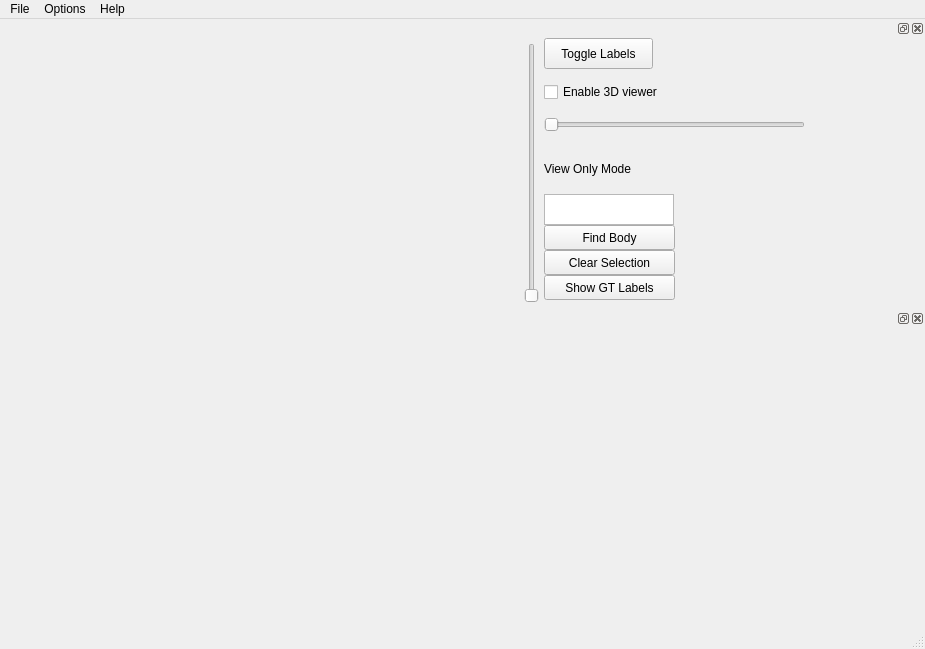
<?xml version="1.0" encoding="UTF-8"?>
<ui version="4.0">
 <class>MainWindow</class>
 <widget class="QMainWindow" name="MainWindow">
  <property name="geometry">
   <rect>
    <x>0</x>
    <y>0</y>
    <width>925</width>
    <height>649</height>
   </rect>
  </property>
  <property name="windowTitle">
   <string>NeuroProof Stack Viewer</string>
  </property>
  <widget class="QWidget" name="centralWidget">
   <layout class="QGridLayout" name="gridLayout_3">
    <item row="0" column="1">
     <widget class="QWidget" name="planeView" native="true"/>
    </item>
   </layout>
  </widget>
  <widget class="QMenuBar" name="menubar">
   <property name="geometry">
    <rect>
     <x>0</x>
     <y>0</y>
     <width>925</width>
     <height>29</height>
    </rect>
   </property>
   <widget class="QMenu" name="menuFile">
    <property name="title">
     <string>File</string>
    </property>
    <addaction name="actionNewProject"/>
    <addaction name="actionOpenProject"/>
    <addaction name="actionSaveProject"/>
    <addaction name="actionSaveAsProject"/>
    <addaction name="actionAddGT"/>
    <addaction name="actionQuit"/>
   </widget>
   <widget class="QMenu" name="menuOptions">
    <property name="title">
     <string>Options</string>
    </property>
    <widget class="QMenu" name="menuMode">
     <property name="enabled">
      <bool>false</bool>
     </property>
     <property name="title">
      <string>Mode</string>
     </property>
     <addaction name="separator"/>
     <addaction name="actionViewOnly"/>
     <addaction name="actionTraining"/>
    </widget>
    <widget class="QMenu" name="menuView">
     <property name="title">
      <string>View</string>
     </property>
     <addaction name="viewBodyPanel"/>
     <addaction name="viewToolPanel"/>
    </widget>
    <addaction name="menuMode"/>
    <addaction name="actionShortcuts"/>
    <addaction name="menuView"/>
   </widget>
   <widget class="QMenu" name="menuHelp">
    <property name="title">
     <string>Help</string>
    </property>
    <addaction name="actionAbout"/>
    <addaction name="actionHelp"/>
   </widget>
   <addaction name="menuFile"/>
   <addaction name="menuOptions"/>
   <addaction name="menuHelp"/>
  </widget>
  <widget class="QStatusBar" name="statusbar"/>
  <widget class="QDockWidget" name="dockWidget2">
   <property name="enabled">
    <bool>true</bool>
   </property>
   <property name="minimumSize">
    <size>
     <width>406</width>
     <height>290</height>
    </size>
   </property>
   <property name="maximumSize">
    <size>
     <width>406</width>
     <height>290</height>
    </size>
   </property>
   <property name="features">
    <set>QDockWidget::AllDockWidgetFeatures</set>
   </property>
   <property name="allowedAreas">
    <set>Qt::AllDockWidgetAreas</set>
   </property>
   <attribute name="dockWidgetArea">
    <number>2</number>
   </attribute>
   <widget class="QWidget" name="controlView">
    <widget class="QWidget" name="horizontalLayoutWidget">
     <property name="geometry">
      <rect>
       <x>0</x>
       <y>-10</y>
       <width>410</width>
       <height>291</height>
      </rect>
     </property>
     <layout class="QHBoxLayout" name="horizontalLayout">
      <property name="spacing">
       <number>0</number>
      </property>
      <item>
       <widget class="QSlider" name="planeSlider">
        <property name="enabled">
         <bool>true</bool>
        </property>
        <property name="minimumSize">
         <size>
          <width>19</width>
          <height>260</height>
         </size>
        </property>
        <property name="maximumSize">
         <size>
          <width>19</width>
          <height>260</height>
         </size>
        </property>
        <property name="orientation">
         <enum>Qt::Vertical</enum>
        </property>
       </widget>
      </item>
      <item>
       <layout class="QVBoxLayout" name="verticalLayout_2">
        <property name="spacing">
         <number>0</number>
        </property>
        <item>
         <widget class="QPushButton" name="toggleLabels">
          <property name="minimumSize">
           <size>
            <width>109</width>
            <height>31</height>
           </size>
          </property>
          <property name="maximumSize">
           <size>
            <width>109</width>
            <height>31</height>
           </size>
          </property>
          <property name="text">
           <string>Toggle Labels</string>
          </property>
         </widget>
        </item>
        <item>
         <widget class="QCheckBox" name="enable3DCheck">
          <property name="minimumSize">
           <size>
            <width>143</width>
            <height>26</height>
           </size>
          </property>
          <property name="maximumSize">
           <size>
            <width>143</width>
            <height>26</height>
           </size>
          </property>
          <property name="text">
           <string>Enable 3D viewer</string>
          </property>
         </widget>
        </item>
        <item>
         <widget class="QSlider" name="opacitySlider">
          <property name="minimumSize">
           <size>
            <width>261</width>
            <height>19</height>
           </size>
          </property>
          <property name="maximumSize">
           <size>
            <width>261</width>
            <height>19</height>
           </size>
          </property>
          <property name="maximum">
           <number>10</number>
          </property>
          <property name="orientation">
           <enum>Qt::Horizontal</enum>
          </property>
         </widget>
        </item>
        <item>
         <widget class="QStackedWidget" name="modeWidget">
          <property name="enabled">
           <bool>true</bool>
          </property>
          <property name="minimumSize">
           <size>
            <width>381</width>
            <height>165</height>
           </size>
          </property>
          <property name="maximumSize">
           <size>
            <width>381</width>
            <height>165</height>
           </size>
          </property>
          <property name="currentIndex">
           <number>1</number>
          </property>
          <widget class="QWidget" name="trainMode">
           <widget class="QWidget" name="layoutWidget_7">
            <property name="geometry">
             <rect>
              <x>0</x>
              <y>20</y>
              <width>372</width>
              <height>127</height>
             </rect>
            </property>
            <layout class="QVBoxLayout" name="trainLayout">
             <property name="spacing">
              <number>0</number>
             </property>
             <item>
              <layout class="QHBoxLayout" name="horizontalLayout_2">
               <item>
                <widget class="QLabel" name="trainlabel">
                 <property name="minimumSize">
                  <size>
                   <width>125</width>
                   <height>50</height>
                  </size>
                 </property>
                 <property name="maximumSize">
                  <size>
                   <width>125</width>
                   <height>50</height>
                  </size>
                 </property>
                 <property name="text">
                  <string>Training Mode</string>
                 </property>
                 <property name="margin">
                  <number>15</number>
                 </property>
                </widget>
               </item>
               <item alignment="Qt::AlignRight">
                <widget class="QLabel" name="progressLabel">
                 <property name="minimumSize">
                  <size>
                   <width>200</width>
                   <height>0</height>
                  </size>
                 </property>
                 <property name="maximumSize">
                  <size>
                   <width>200</width>
                   <height>16777215</height>
                  </size>
                 </property>
                 <property name="text">
                  <string>0/0 Edges Examined</string>
                 </property>
                </widget>
               </item>
              </layout>
             </item>
             <item>
              <layout class="QGridLayout" name="train2Layout">
               <item row="1" column="0">
                <widget class="QPushButton" name="nextButton">
                 <property name="maximumSize">
                  <size>
                   <width>85</width>
                   <height>16777215</height>
                  </size>
                 </property>
                 <property name="text">
                  <string>Next</string>
                 </property>
                </widget>
               </item>
               <item row="1" column="1">
                <widget class="QPushButton" name="undoButton">
                 <property name="maximumSize">
                  <size>
                   <width>85</width>
                   <height>16777215</height>
                  </size>
                 </property>
                 <property name="text">
                  <string>Undo</string>
                 </property>
                </widget>
               </item>
               <item row="0" column="1">
                <widget class="QPushButton" name="currentButton">
                 <property name="maximumSize">
                  <size>
                   <width>85</width>
                   <height>16777215</height>
                  </size>
                 </property>
                 <property name="text">
                  <string>Current</string>
                 </property>
                </widget>
               </item>
               <item row="0" column="0">
                <widget class="QPushButton" name="mergeButton">
                 <property name="maximumSize">
                  <size>
                   <width>85</width>
                   <height>16777215</height>
                  </size>
                 </property>
                 <property name="text">
                  <string>Merge</string>
                 </property>
                </widget>
               </item>
              </layout>
             </item>
            </layout>
           </widget>
          </widget>
          <widget class="QWidget" name="viewMode">
           <widget class="QWidget" name="layoutWidget_8">
            <property name="geometry">
             <rect>
              <x>0</x>
              <y>0</y>
              <width>361</width>
              <height>158</height>
             </rect>
            </property>
            <layout class="QVBoxLayout" name="viewLayout">
             <property name="spacing">
              <number>0</number>
             </property>
             <property name="sizeConstraint">
              <enum>QLayout::SetDefaultConstraint</enum>
             </property>
             <item>
              <widget class="QLabel" name="viewLabel">
               <property name="maximumSize">
                <size>
                 <width>359</width>
                 <height>50</height>
                </size>
               </property>
               <property name="text">
                <string>View Only Mode</string>
               </property>
               <property name="margin">
                <number>15</number>
               </property>
              </widget>
             </item>
             <item>
              <widget class="QTextEdit" name="textEdit">
               <property name="sizePolicy">
                <sizepolicy hsizetype="Expanding" vsizetype="Fixed">
                 <horstretch>0</horstretch>
                 <verstretch>0</verstretch>
                </sizepolicy>
               </property>
               <property name="maximumSize">
                <size>
                 <width>130</width>
                 <height>31</height>
                </size>
               </property>
              </widget>
             </item>
             <item>
              <widget class="QPushButton" name="searchBody">
               <property name="maximumSize">
                <size>
                 <width>131</width>
                 <height>25</height>
                </size>
               </property>
               <property name="text">
                <string>Find Body</string>
               </property>
              </widget>
             </item>
             <item>
              <widget class="QPushButton" name="clearSelection">
               <property name="maximumSize">
                <size>
                 <width>131</width>
                 <height>25</height>
                </size>
               </property>
               <property name="text">
                <string>Clear Selection</string>
               </property>
              </widget>
             </item>
             <item>
              <widget class="QPushButton" name="toggleGT">
               <property name="maximumSize">
                <size>
                 <width>131</width>
                 <height>25</height>
                </size>
               </property>
               <property name="text">
                <string>Show GT Labels</string>
               </property>
              </widget>
             </item>
            </layout>
           </widget>
          </widget>
         </widget>
        </item>
       </layout>
      </item>
     </layout>
    </widget>
   </widget>
  </widget>
  <widget class="QDockWidget" name="dockWidget3">
   <property name="features">
    <set>QDockWidget::AllDockWidgetFeatures</set>
   </property>
   <property name="allowedAreas">
    <set>Qt::RightDockWidgetArea</set>
   </property>
   <attribute name="dockWidgetArea">
    <number>2</number>
   </attribute>
   <widget class="QWidget" name="bodyView"/>
  </widget>
  <action name="actionNewProject">
   <property name="text">
    <string>New Session</string>
   </property>
  </action>
  <action name="actionOpenProject">
   <property name="text">
    <string>Open Session</string>
   </property>
  </action>
  <action name="actionAddGT">
   <property name="enabled">
    <bool>false</bool>
   </property>
   <property name="text">
    <string>Add GT</string>
   </property>
  </action>
  <action name="actionSaveProject">
   <property name="enabled">
    <bool>false</bool>
   </property>
   <property name="text">
    <string>Save Session</string>
   </property>
  </action>
  <action name="actionQuit">
   <property name="text">
    <string>Quit</string>
   </property>
  </action>
  <action name="actionViewOnly">
   <property name="text">
    <string>View Only</string>
   </property>
  </action>
  <action name="actionTraining">
   <property name="text">
    <string>Training</string>
   </property>
  </action>
  <action name="actionShortcuts">
   <property name="text">
    <string>Shortcuts</string>
   </property>
  </action>
  <action name="actionAbout">
   <property name="text">
    <string>About NeuroProof Stack Viewer</string>
   </property>
  </action>
  <action name="actionHelp">
   <property name="text">
    <string>Help</string>
   </property>
  </action>
  <action name="viewBodyPanel">
   <property name="text">
    <string>Body Panel</string>
   </property>
  </action>
  <action name="viewToolPanel">
   <property name="text">
    <string>Tool Panel</string>
   </property>
  </action>
  <action name="actionSaveAsProject">
   <property name="enabled">
    <bool>false</bool>
   </property>
   <property name="text">
    <string>Save As Session</string>
   </property>
  </action>
 </widget>
 <resources/>
 <connections/>
</ui>
